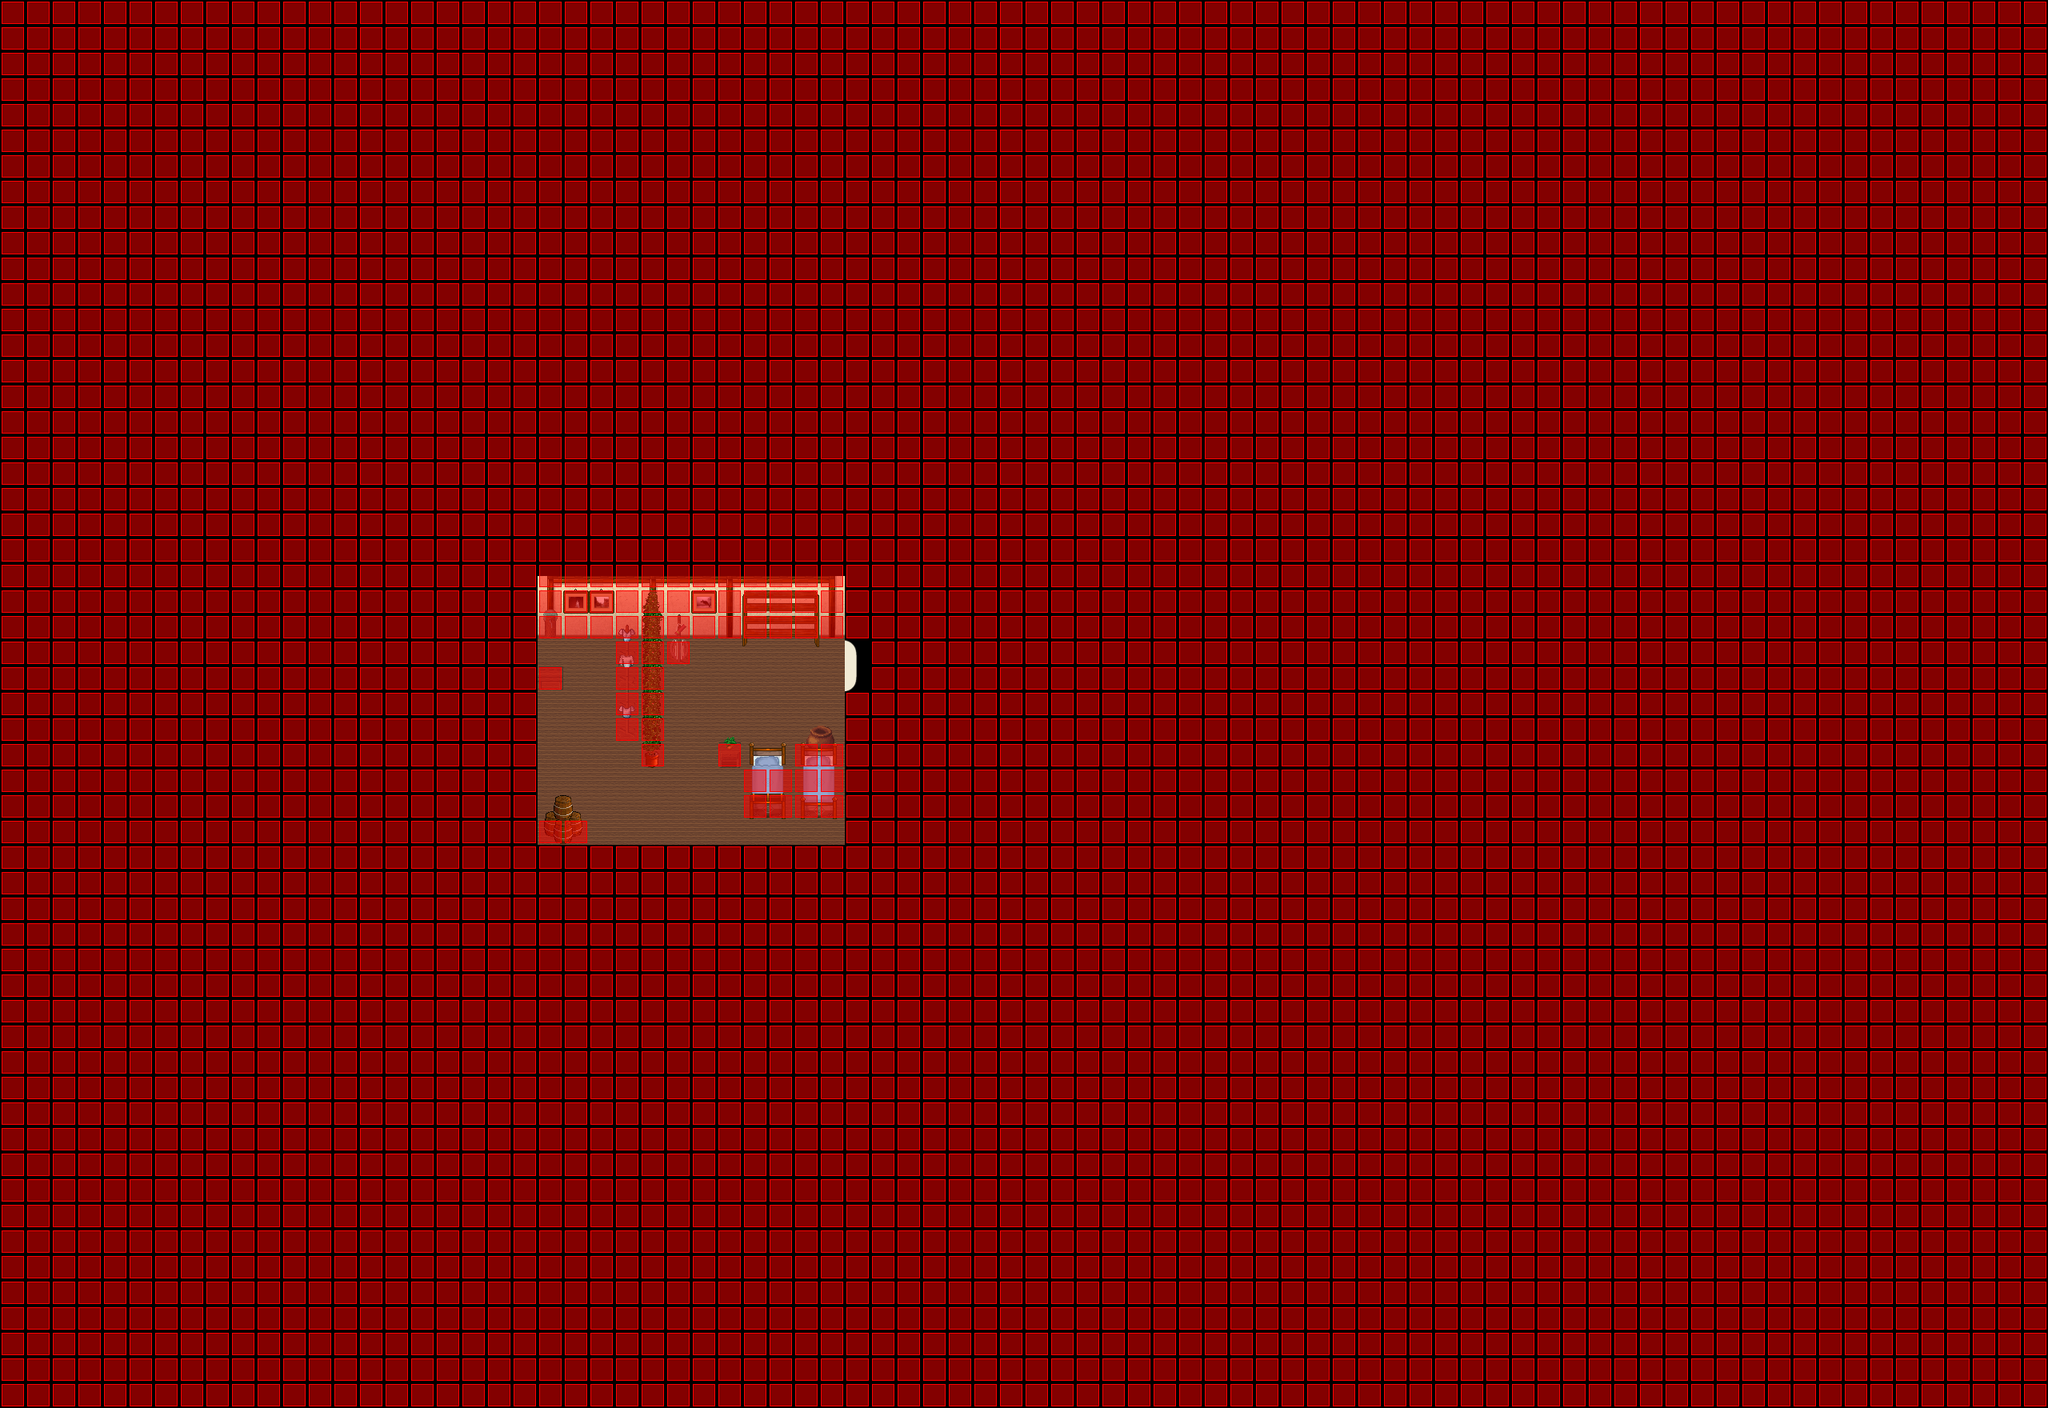

Below is a game level as drawn by its tile map, then a one-line description and the .tmx that defines it (tile-layer data replaced by summaries):
An orthogonal 80x55 tile map with 32x32 px tiles, 7 tile layers (Ground, Ground, Ground, Ground, ...), 7 tilesets and 2 objects (SCRIPT, WARP).

<map version="1.0" orientation="orthogonal" width="80" height="55" tilewidth="32" tileheight="32">
 <properties>
  <property name="music" value="inside2.ogg" />
 </properties>
 <tileset firstgid="1" name="collision1_32_32" tilewidth="32" tileheight="32">
  <image source="../graphics/tiles/collision1_32_32.png" width="1024" height="1024" />
 </tileset>
 <tileset firstgid="1025" name="indoor3_32_32" tilewidth="32" tileheight="32">
  <image source="../graphics/tiles/indoor3_32_32.png" width="1024" height="1024" />
 </tileset>
 <tileset firstgid="2049" name="indoor2_32_32" tilewidth="32" tileheight="32">
  <image source="../graphics/tiles/indoor2_32_32.png" width="1024" height="1024" />
 </tileset>
 <tileset firstgid="3073" name="indoor1_32_64" tilewidth="32" tileheight="64">
  <image source="../graphics/tiles/indoor1_32_64.png" width="1024" height="1024" />
 </tileset>
 <tileset firstgid="3585" name="indoor1_32_96" tilewidth="32" tileheight="96">
  <image source="../graphics/tiles/indoor1_32_96.png" width="1024" height="960" />
 </tileset>
 <tileset firstgid="3905" name="indoor2_32_64" tilewidth="32" tileheight="64">
  <image source="../graphics/tiles/indoor2_32_64.png" width="1024" height="1024" />
 </tileset>
 <tileset firstgid="4417" name="indoor2_32_96" tilewidth="32" tileheight="96">
  <image source="../graphics/tiles/indoor2_32_96.png" width="1024" height="960" />
 </tileset>
 <layer name="Ground" width="80" height="55">
  <data>[4400 cells, 4400 non-empty, 4 distinct tile ids]</data>
 </layer>
 <layer name="Ground" width="80" height="55">
  <data>[4400 cells, 36 non-empty, 8 distinct tile ids]</data>
 </layer>
 <layer name="Ground" width="80" height="55">
  <data>[4400 cells, 13 non-empty, 11 distinct tile ids]</data>
 </layer>
 <layer name="Ground" width="80" height="55">
  <data>[4400 cells, 0 non-empty, 0 distinct tile ids]</data>
 </layer>
 <layer name="Fringe" width="80" height="55">
  <data>[4400 cells, 19 non-empty, 15 distinct tile ids]</data>
 </layer>
 <layer name="Over" width="80" height="55">
  <data>[4400 cells, 4 non-empty, 2 distinct tile ids]</data>
 </layer>
 <layer name="Collision" width="80" height="55">
  <data>[4400 cells, 4326 non-empty, 1 distinct tile ids]</data>
 </layer>
 <objectgroup name="Object" width="80" height="55">
  <object name="External Map Events" type="SCRIPT" x="0" y="0">
   <properties>
    <property name="FILENAME" value="scripts/maps/iw-more-mountains-farm-o00-o00-p01.lua" />
   </properties>
  </object>
  <object name="Warp to o0" type="WARP" x="1056" y="800" width="32" height="64">
   <properties>
    <property name="DEST_MAP" value="iw-more-mountains-farm-o00-o00-o00" />
    <property name="DEST_X" value="1056" />
    <property name="DEST_Y" value="848" />
   </properties>
  </object>
 </objectgroup>
</map>
